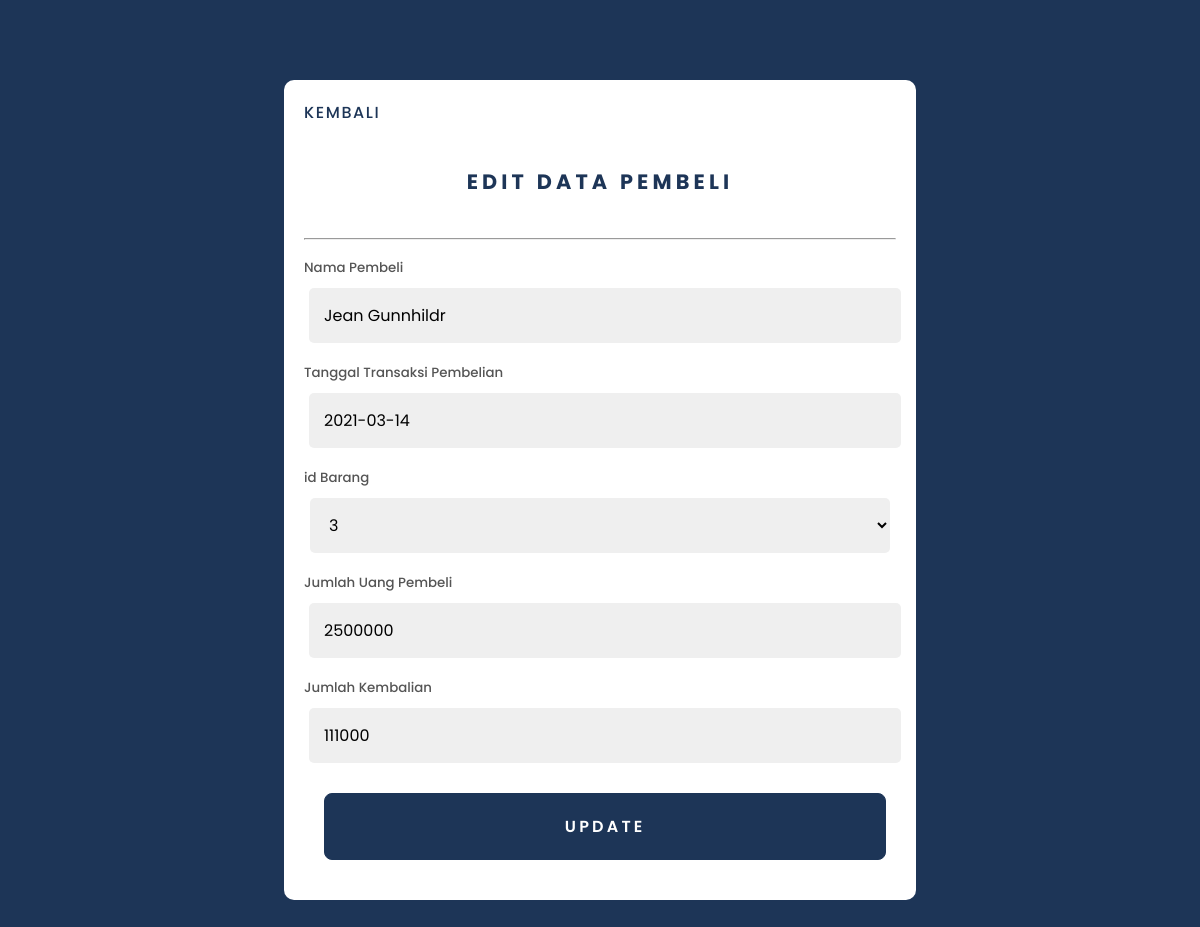
Page /uas_basisdata/admin/update/updatepage_pembeli.php?id=1 (signed in) on the committed database.
### tables this page shows
CREATE TABLE `data_pembeli` (
  `id_pembeli` int(5) NOT NULL AUTO_INCREMENT,
  `nama_pembeli` varchar(25) NOT NULL,
  `tgl_transaksi_pembelian` date DEFAULT NULL,
  `id_barang` int(5) DEFAULT NULL,
  `jumlah_transaksi` int(15) DEFAULT NULL,
  `jumlah_uang_kembali` int(15) DEFAULT NULL,
  PRIMARY KEY (`id_pembeli`),
  KEY `id_barang` (`id_barang`),
  CONSTRAINT `data_pembeli_ibfk_1` FOREIGN KEY (`id_barang`) REFERENCES `data_barang` (`id_barang`) ON DELETE CASCADE ON UPDATE CASCADE
);

### uas_basisdata/admin/update/updatepage_pembeli.php (the view, shortened to what this page needs)
<!DOCTYPE html>
<html lang="en">
<head>
    <link rel="stylesheet" type="text/css" href="../../css/style.css">
    <?php
	include '../../koneksi.php';
	$id = $_GET['id'];
	$database = mysqli_query($conn,"SELECT * FROM data_pembeli WHERE id_pembeli='$id'");
    $d = mysqli_fetch_array($database);
	?>
</head>
<body>
	<div class="containers">
    <a class="back" href="../datapembeli.php">KEMBALI</a>
    <h3>EDIT DATA PEMBELI</h3>
    <hr>
    	<form method="post" action="update.php">
			<div class="input">
                <label>Nama Pembeli</label>
				<input type="text" name="nama_pembeli" value="<?php echo $d['nama_pembeli']; ?>">
            </div>
			<div class="input">
                <label>Tanggal Transaksi Pembelian</label>
                <input type="text" name="tgl_transaksi_pembelian" value="<?php echo $d['tgl_transaksi_pembelian']; ?>">
            </div>
            <div class="input">
                <label>id Barang</label>
                <select name="id_barang">
                    <option value="<?php echo $d['id_barang'];?>"><?php echo $d['id_barang'];?></option>
                </select>
            </div>
            <div class="input">
                <label>Jumlah Uang Pembeli</label>
                <input type="text" name="jumlah_transaksi" value="<?php echo $d['jumlah_transaksi']; ?>">
            </div>
            <div class="input">
                <label>Jumlah Kembalian</label>
                <input type="text" name="jumlah_uang_kembali" value="<?php echo $d['jumlah_uang_kembali']; ?>">
            </div>
            <div class="submit">
                <input type="submit" name="submit_pembeli" value="Update">
            </div>
		</form>
    </div>
</body>
</html>

### uas_basisdata/css/style.css (style rules this page uses)
body { font-family: 'poppins'; background-color: #1d3557;; color: #fff; }
.input { display:grid; padding : 5px 0px; }
label { margin: 5px 0px; color: #1d3557; font-weight: 500; }
select { width: 98%; padding : 15px; font-family: 'poppins' , 'sans-serif'; font-size: 1em; border-radius: 5px; margin: 5px auto; background-color: #efefef; border: 0px; }
input[type='submit'] { width: 95%; font-family: 'poppins' , 'sans-serif'; text-decoration: none; font-size: 1em; color:#fff; text-transform: uppercase; font-weight: 600; text-align: center; border: 1px solid #1d3557; padding: 20px; margin : 20px 20px; background-color: #1d3557; border-radius: 8px; cursor: pointer; letter-spacing: 0.2em; }
.containers { width: 50%; margin: 5em auto; background-color: #fff; padding: 20px; border-radius: 10px; }
.containers h3 { text-align: center; color: #1d3557; font-weight: 700; font-size: 1.3em; padding: 20px; letter-spacing: .2em; }
.back { color: #1d3557; text-decoration: none; transition: 0.3s; text-transform: uppercase; font-weight: 500; letter-spacing: .1em; }
label { font-size: 10pt; color: #555; }
input[type="text"], input[type="password"], textarea { padding: 15px; width: 95%; background: #efefef; border: none; font-family: 'poppins' , 'sans-serif'; font-size: 1em; margin: 5px 5px; border-radius: 5px; }

### rows in the picture
data_pembeli: nama_pembeli "Jean Gunnhildr", tgl_transaksi_pembelian "2021-03-14", id_barang "3", jumlah_transaksi "2500000", jumlah_uang_kembali "111000"
